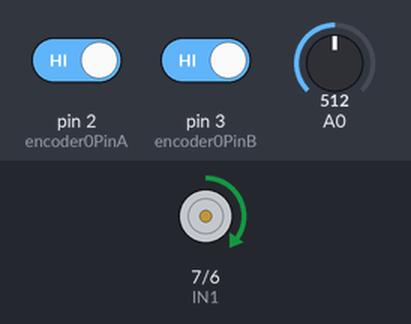
A sketch run on a simulated Arduino Uno, built with avr-gcc and run on an emulated ATmega328P. Parts: motor-driver pin pairs drawn as motors (green arrow = first pin HIGH = forward, orange = second pin HIGH = backward, longer = more drive, scaled by the enable pin). Inputs (shaded band) come from the test bench; at power-on: pin 2 (encoder0PinA) HIGH, pin 3 (encoder0PinB) HIGH, A0 = 512. What the sketch prints to the serial monitor is not drawn.

Above: at 2.0 s.
At 5.0 s:
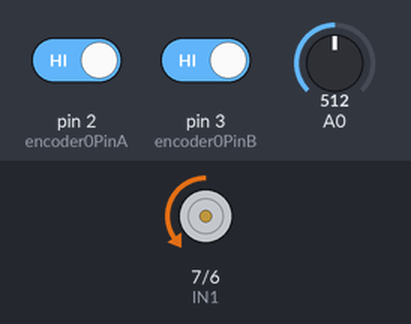
Timing chart, 0 to 6.9 s (numbered marks = the images above):
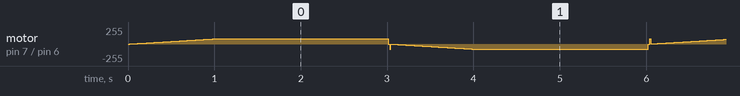

The sketch:

motorTest2.ino
```cpp
//motor drive pins
int ENA=9;
int IN1=7;
int IN2=6;

int encoder0PinA = 2;
int encoder0PinB = 3;

int now=1;
int before=1;
int amps=1;
bool GO_UP_FLAG=0;
bool GO_DOWN_FLAG=0;

volatile unsigned int encoder0Pos = 0;

void setup() {
    // Configure Timer 1 for PWM @ 25 kHz.
    TCCR1A = 0;           // undo the configuration done by...
    TCCR1B = 0;           // ...the Arduino core library
    TCNT1  = 0;           // reset timer
    TCCR1A = _BV(COM1A1)  // non-inverted PWM on ch. A
           | _BV(COM1B1)  // same on ch; B
           | _BV(WGM11);  // mode 10: ph. correct PWM, TOP = ICR1
    TCCR1B = _BV(WGM13)   // ditto
           | _BV(CS10);   // prescaler = 1
    ICR1   = 320;         // TOP = 320

 pinMode(encoder0PinA, INPUT_PULLUP);
 //digitalWrite(encoder0PinA, HIGH);       // turn on pull-up resistor
 pinMode(encoder0PinB, INPUT_PULLUP);
 //digitalWrite(encoder0PinB, HIGH);       // turn on pull-up resistor
 attachInterrupt(digitalPinToInterrupt(3), doEncoder, CHANGE);  // encoder pin on interrupt 0 - pin 2


 pinMode(ENA,OUTPUT);
 pinMode(IN1,OUTPUT);
 pinMode(IN2,OUTPUT);
 pinMode(A0,INPUT);

  // Open serial communications and wait for port to open:
  Serial.begin(115200);
  while (!Serial) {
  ; // wait for serial port to connect. Needed for native USB port only
}
}

// PWM output @ 25 kHz, only on pins 9
// Output value should be between 0 and 320, inclusive.
void analogWrite25k(int pin, int value)
{
    switch (pin) {
        case 9:
            OCR1A = value;
            break;
        default:
            // no other pin will work
            break;
    }
}

void doEncoder() {
  /* If pinA and pinB are both high or both low, it is spinning
     forward. If they're different, it's going backward.

     For more information on speeding up this process, see
     [Reference/PortManipulation], specifically the PIND register.
  */
  if (GO_DOWN_FLAG==1) {
    encoder0Pos++;
  } else {
    encoder0Pos--;
  }

  //Serial.println (encoder0Pos, DEC);
}


void goUp(int spd, int x, int start)
{
    GO_UP_FLAG=1;

 digitalWrite(IN1,LOW);// rotate forward
 digitalWrite(IN2,HIGH);
 delay(10);
 analogWrite( ENA, 0);// motor speed
 //Serial.println("up");
  before =millis();
 now=millis();
 while (now - before < x){
  delay(10);
  if (spd>start)start++;
  analogWrite( ENA, start);
  now=millis();
  amps=analogRead(A0);
  //Serial.println(amps);
  int y=digitalRead(2);
  Serial.println (y);
 }
 analogWrite(ENA, 0);
  GO_UP_FLAG=0;
 }

void goDown(int spd, int x, int start)
{
 GO_DOWN_FLAG=1;
 digitalWrite(IN1,HIGH);// rotate forward
 digitalWrite(IN2,LOW);
 delay(10);
 analogWrite( ENA, start);// motor speed
 //Serial.println("down");
 before =millis();
 now=millis();
 while (now - before < x){
  delay(10);
  if (spd>start)start++;
  analogWrite( ENA, start);
  now=millis();
  amps=analogRead(A0);
  int y=digitalRead(2);
  Serial.println(y);
  //Serial.println (encoder0Pos, DEC);
 }
 analogWrite(ENA, 0);
  GO_DOWN_FLAG=0;
 }


void loop() {
  encoder0Pos=0;
  goDown(100,3000,0);
  //delay(1000);
  goUp(100,3000,0);
  //delay(1000);

}
```
